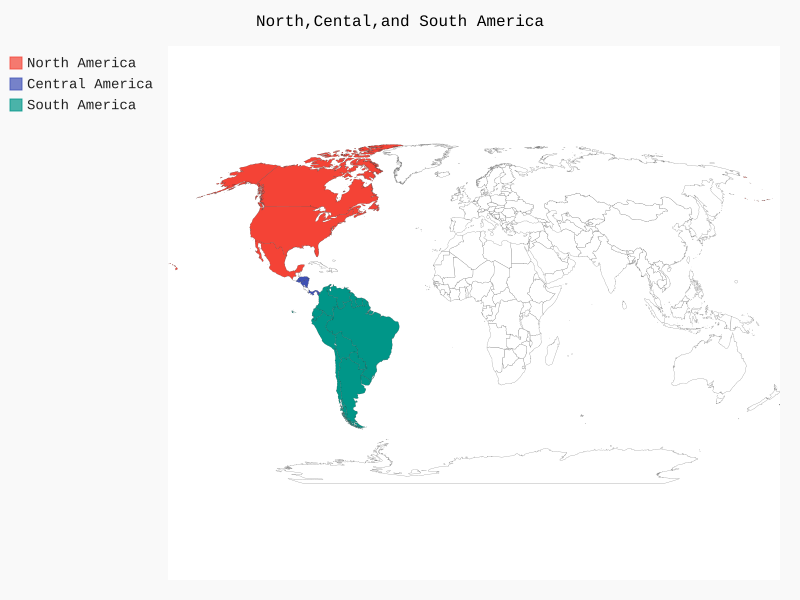

The Python source for this figure:
import pygal_maps_world.maps
wm = pygal_maps_world.maps.World()

wm.title = 'North,Cental,and South America'
wm.add('North America',['ca','mx','us'])
wm.add('Central America',['bz,cr,gt','hn', 'ni', 'pa', 'sv'])
wm.add('South America', ['ar', 'bo', 'br', 'cl', 'co', 'ec', 'gf',\
'gy', 'pe', 'py', 'sr', 'uy', 've'])
wm.render_to_file('americas.svg')
